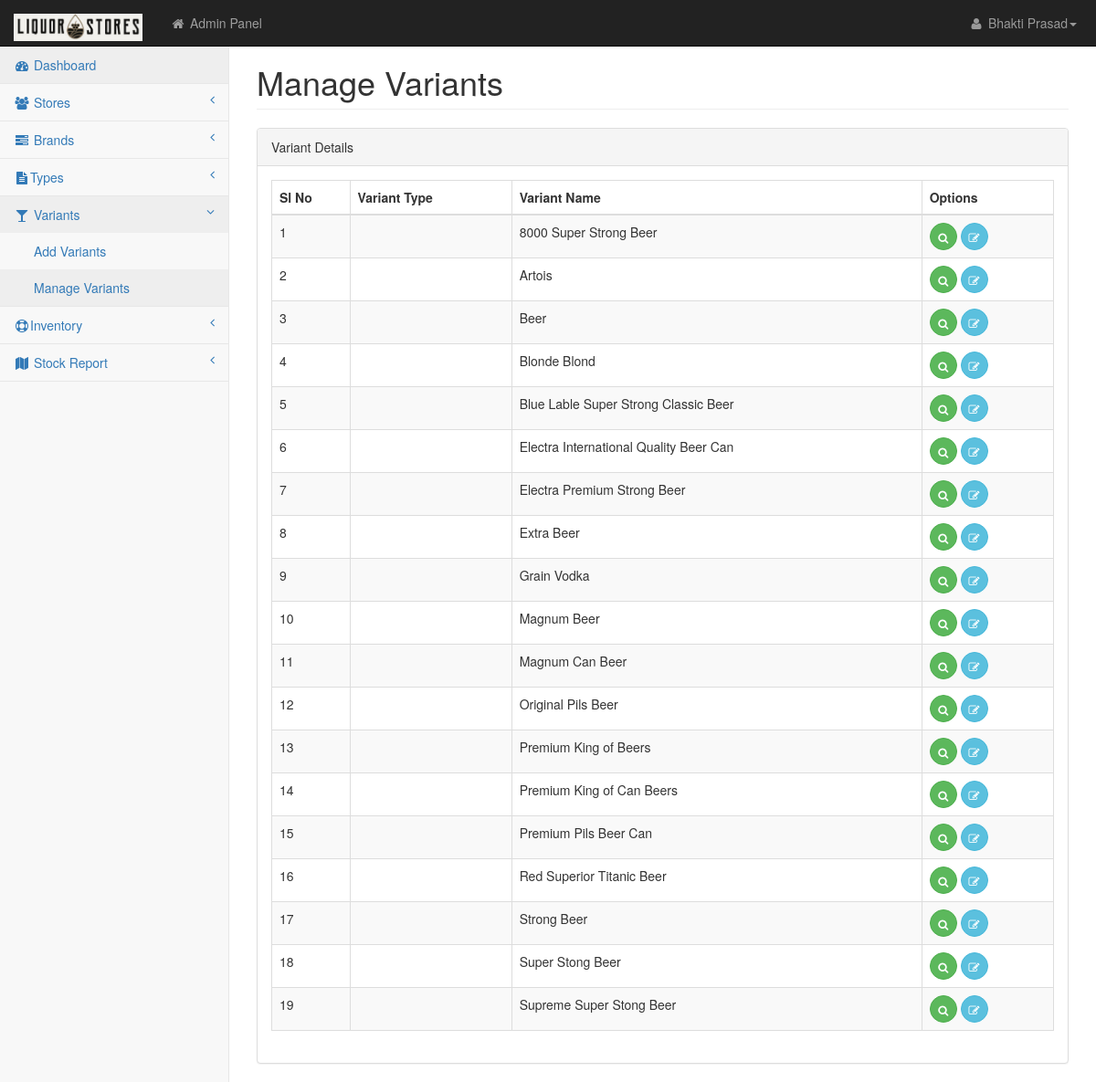
Before: /manage_variants.php with the older database file.
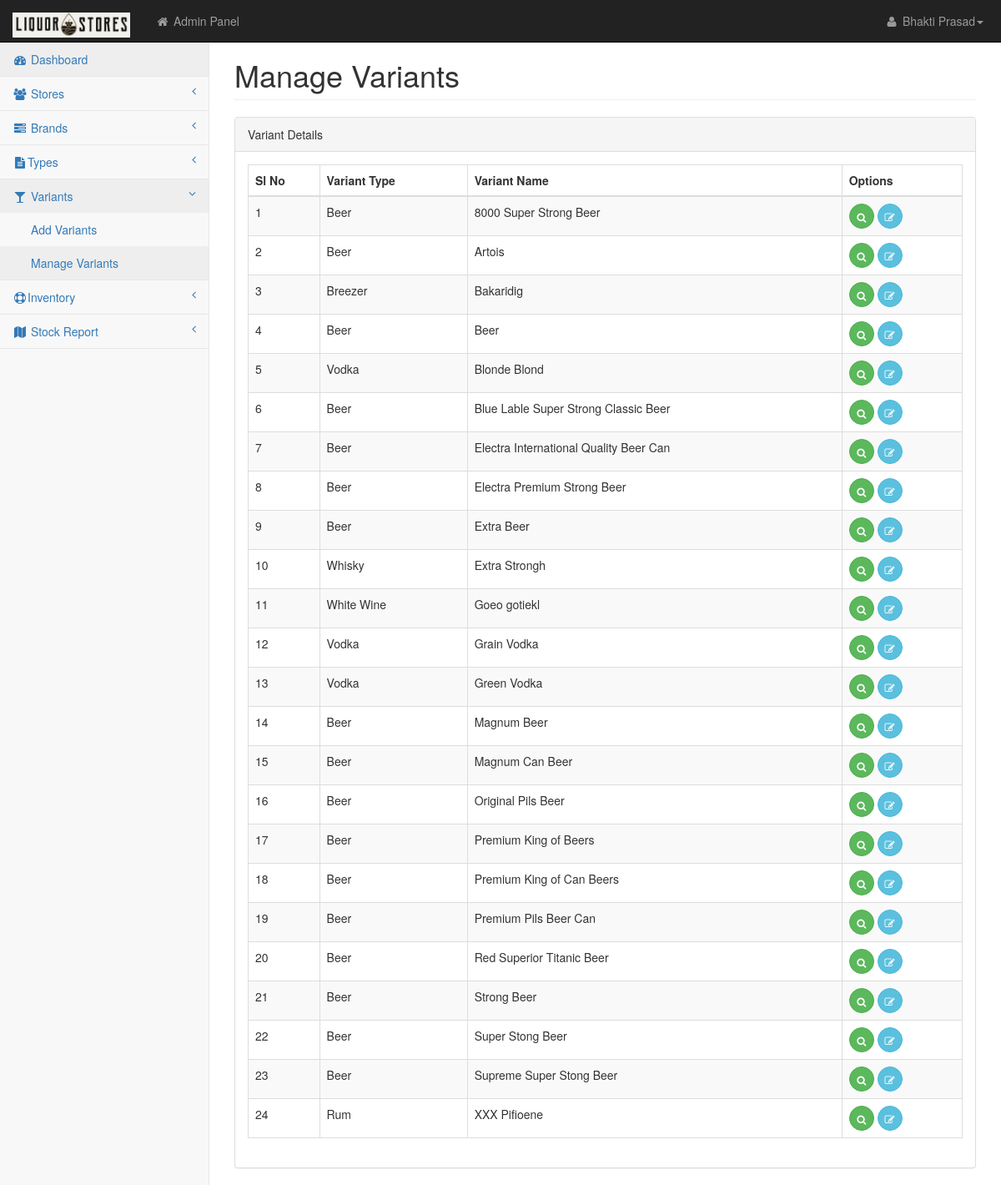
After: the same page with the newer database file.
### tables this page shows
CREATE TABLE `variants` (
  `id` int(11) NOT NULL AUTO_INCREMENT,
  `vtype` int(11) DEFAULT NULL,
  `name` varchar(255) DEFAULT NULL,
  PRIMARY KEY (`id`),
  UNIQUE KEY `UNIQUE` (`name`)
);

### include/functions.php (called while the page is built, shortened)
<?php
function GetName($tablename,$field,$where,$id)
{
 	global $con;
	$uquery= mysqli_query($con,"SELECT * FROM $tablename WHERE $where='$id'");
	$urow=mysqli_fetch_object($uquery);
	$newval=stripslashes( $urow->$field);
 	return $newval;
}
?>

### manage_variants.php (the view, shortened to what this page needs)
<?php
include("top.php");
		$sqlSelectclient="SELECT * FROM variants order by name ASC";
		$selectclient=mysqli_query($con,$sqlSelectclient);
?>
    </head>
    <body>
        <div id="wrapper">
            <?php include("nav.php"); ?>
            <div id="page-wrapper">
                 <div class="row">
                    <div class="col-lg-12">
                        <h1 class="page-header">Manage Variants</h1>
                    </div>
                </div>
                <div class="row">
                    <div class="col-lg-12">
                        <div class="panel panel-default">
                            <div class="panel-heading">
                                Variant Details
                            </div>
                            <div class="panel-body">
                                <div class="dataTable_wrapper">
                                    <table class="table table-striped table-bordered table-hover" id="dataTables-example">
                                        <thead>
                                            <tr>
                                             <th width="10%">Sl No</th>
											<th>Variant Type</th>
											 <th>Variant Name</th>
                                                <th>Options</th>
                                            </tr>
                                        </thead>
                                        <tbody>
                                        <?php
	   $i=1;
	  while($resultclient=mysqli_fetch_object($selectclient))
        	  {
				 if($i % 2 != "0")
  				 {
     			 $class = 'odd';
   					}
  				 else
   				{
      			$class = 'even';
   				}
				  ?>
                                            <tr class="<?php echo $class; ?>" id="<? echo stripslashes($resultclient->id); ?>">
                                                <td><? echo $i; ?></td>
												<td><? echo $vname = GetName('variants_type','name','id',$resultclient->vtype); ?></td>
                                                <td><? echo stripslashes($resultclient->name); ?></td>
                                                <td class="center">
												<a class="btn btn-success btn-circle" href="add_variants.php?action=view&id=<? echo stripslashes($resultclient->id); ?>"><i class="fa fa-search"></i></a>
												<a class="btn btn-info btn-circle" href="add_variants.php?action=edit&id=<? echo stripslashes($resultclient->id); ?>"><i class="fa fa-edit"></i></a>
												<?php if($UTYPE=='A') {?>
 										<a href="javascript:void();" class="btn btn-danger btn-circle delwarrant"><i class="fa fa-times"></i></a>
												<?php }?>												</td>
                                            </tr>
                                              <? $i++; } ?>
                                        </tbody>
                                    </table>
                              </div>
                          </div>
                        </div>
                    </div>
                </div>
            </div>
        </div>
    </body>
</html>

Changed rows visible on the page:
changed variants "8000 Super Strong Beer": vtype (not shown) → "Beer"
changed variants "Artois": vtype (not shown) → "Beer"
added variants: vtype "Breezer", name "Bakaridig"
changed variants "Beer": vtype (not shown) → "Beer"
changed variants "Blonde Blond": vtype (not shown) → "Vodka"
changed variants "Blue Lable Super Strong Classic Beer": vtype (not shown) → "Beer"
changed variants "Electra International Quality Beer Can": vtype (not shown) → "Beer"
changed variants "Electra Premium Strong Beer": vtype (not shown) → "Beer"
changed variants "Extra Beer": vtype (not shown) → "Beer"
added variants: vtype "Whisky", name "Extra Strongh"
added variants: vtype "White Wine", name "Goeo gotiekl"
changed variants "Grain Vodka": vtype (not shown) → "Vodka"
added variants: vtype "Vodka", name "Green Vodka"
changed variants "Magnum Beer": vtype (not shown) → "Beer"
changed variants "Magnum Can Beer": vtype (not shown) → "Beer"
changed variants "Original Pils Beer": vtype (not shown) → "Beer"
changed variants "Premium King of Beers": vtype (not shown) → "Beer"
changed variants "Premium King of Can Beers": vtype (not shown) → "Beer"
changed variants "Premium Pils Beer Can": vtype (not shown) → "Beer"
changed variants "Red Superior Titanic Beer": vtype (not shown) → "Beer"
changed variants "Strong Beer": vtype (not shown) → "Beer"
changed variants "Super Stong Beer": vtype (not shown) → "Beer"
changed variants "Supreme Super Stong Beer": vtype (not shown) → "Beer"
added variants: vtype "Rum", name "XXX Pifioene"
